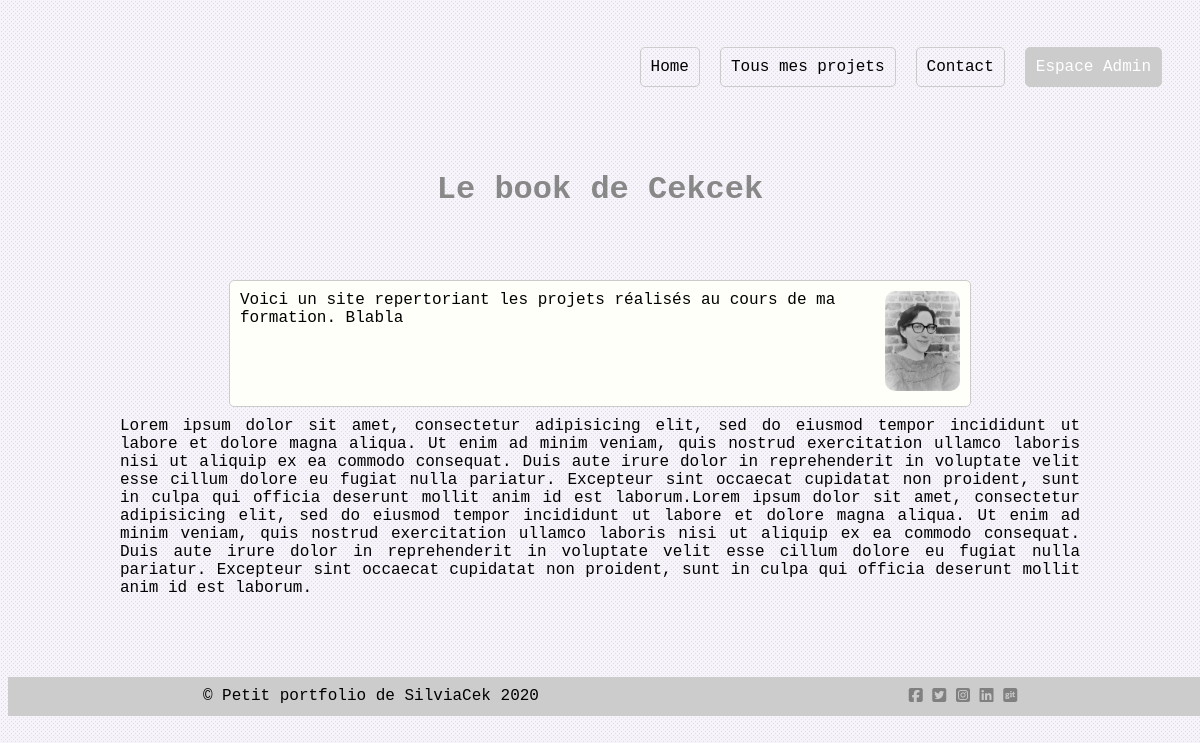
Before: / with the older database file.
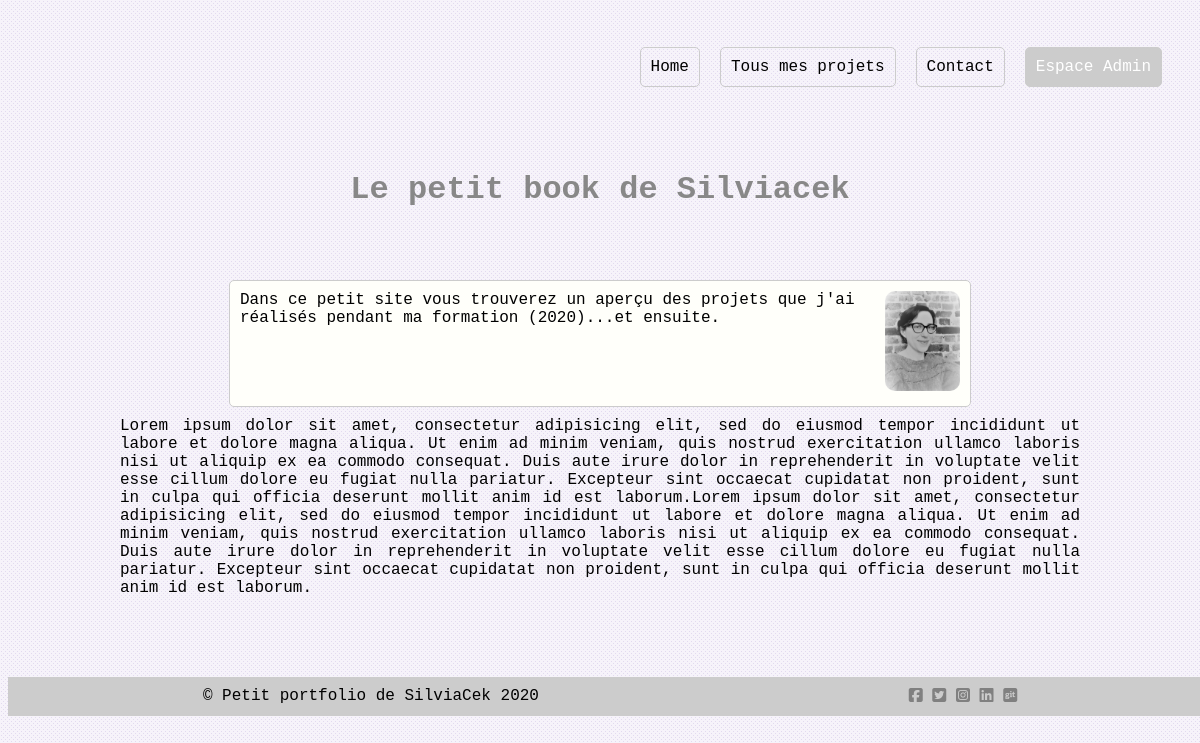
After: the same page with the newer database file.
### tables this page shows
CREATE TABLE IF NOT EXISTS `general` (
  `id_general` int(11) NOT NULL AUTO_INCREMENT,
  `iduni` varchar(150) NOT NULL,
  `contenu` text NOT NULL,
  PRIMARY KEY (`id_general`)
);

### index.php (called while the page is built, shortened)
<?php
include PATH_TEMPLATE . "accueil.php";

### template/accueil.php (the view)
<?php
  include "include/header.php";
  include "fonctions.php";
?>
<main>
  <div class="container">
    <h1><?php echo MontrerContenu("TITRE_ACCUEIL")?></h1>
    <div class="vitrine">
      <div class="">
            <?php echo nl2br(MontrerContenu("TEXTE_ACCUEIL"))?>
      </div>
      <div class="">
         <?php echo html_image("template/img/accueil.jpg", "img_pt")?>
      </div>
      </div>
      <p>Lorem ipsum dolor sit amet, consectetur adipisicing elit, sed do eiusmod tempor incididunt ut labore et dolore magna aliqua. Ut enim ad minim veniam, quis nostrud exercitation ullamco laboris nisi ut aliquip ex ea commodo consequat. Duis aute irure dolor in reprehenderit in voluptate velit esse cillum dolore eu fugiat nulla pariatur. Excepteur sint occaecat cupidatat non proident, sunt in culpa qui officia deserunt mollit anim id est laborum.Lorem ipsum dolor sit amet, consectetur adipisicing elit, sed do eiusmod tempor incididunt ut labore et dolore magna aliqua. Ut enim ad minim veniam, quis nostrud exercitation ullamco laboris nisi ut aliquip ex ea commodo consequat. Duis aute irure dolor in reprehenderit in voluptate velit esse cillum dolore eu fugiat nulla pariatur. Excepteur sint occaecat cupidatat non proident, sunt in culpa qui officia deserunt mollit anim id est laborum.</p>
  </div>
</main>
<?php include "include/footer.php"; ?>

Changed rows visible on the page:
changed general: contenu "Le book de Cekcek" → "Le petit book de Silviacek"
changed general: contenu "Voici un site repertoriant les projets réalisés au cours de ma formation. Blabla" → "Dans ce petit site vous trouverez un aperçu des projets que j'ai réalisés pendant ma formation (2020)...et ensuite."
